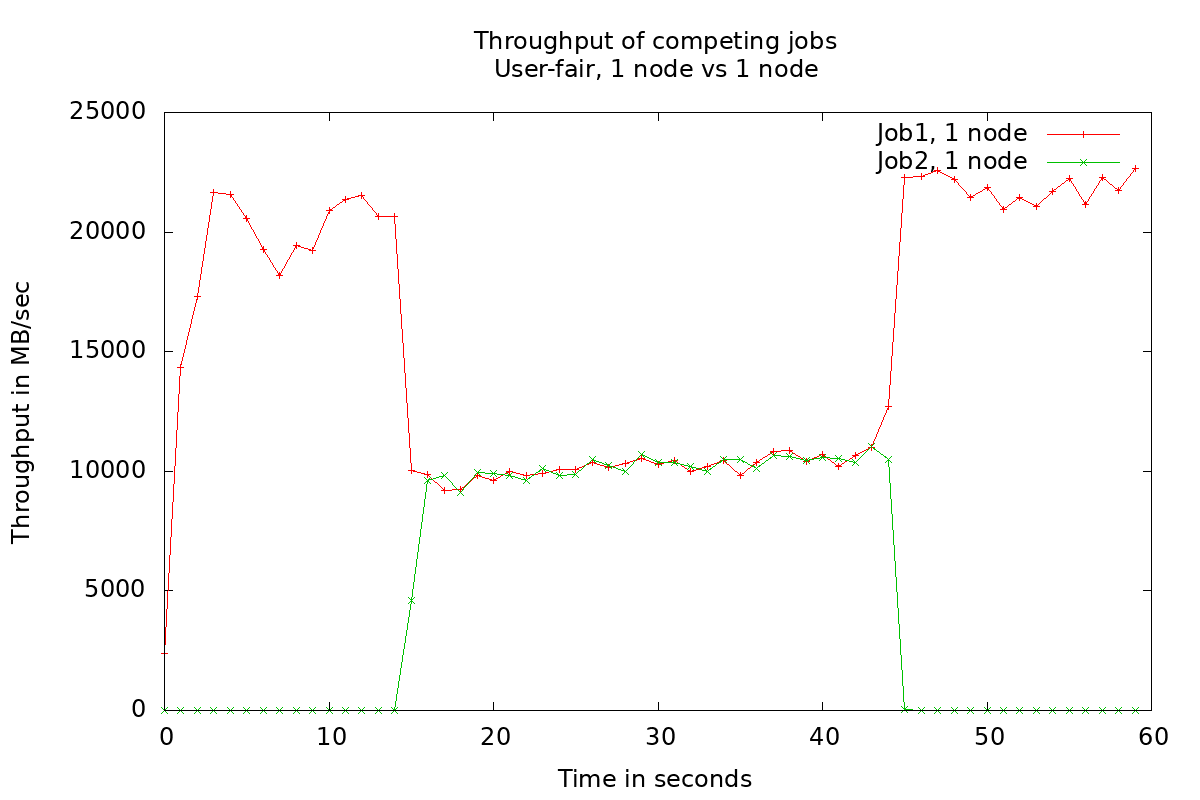

The gnuplot source for this figure:
set terminal png size 1200,800 font "Arial,18"
set output 'test.user-fair.1v1.png'

set xlabel "Time in seconds"
set ylabel "Throughput in MB/sec"
set title "Throughput of competing jobs\nUser-fair, 1 node vs 1 node"
plot \
     "test.user-fair.1v1.txt" using 1:2 title "Job1, 1 node" with linespoints, \
     "test.user-fair.1v1.txt" using 1:3 title "Job2, 1 node" with linespoints
